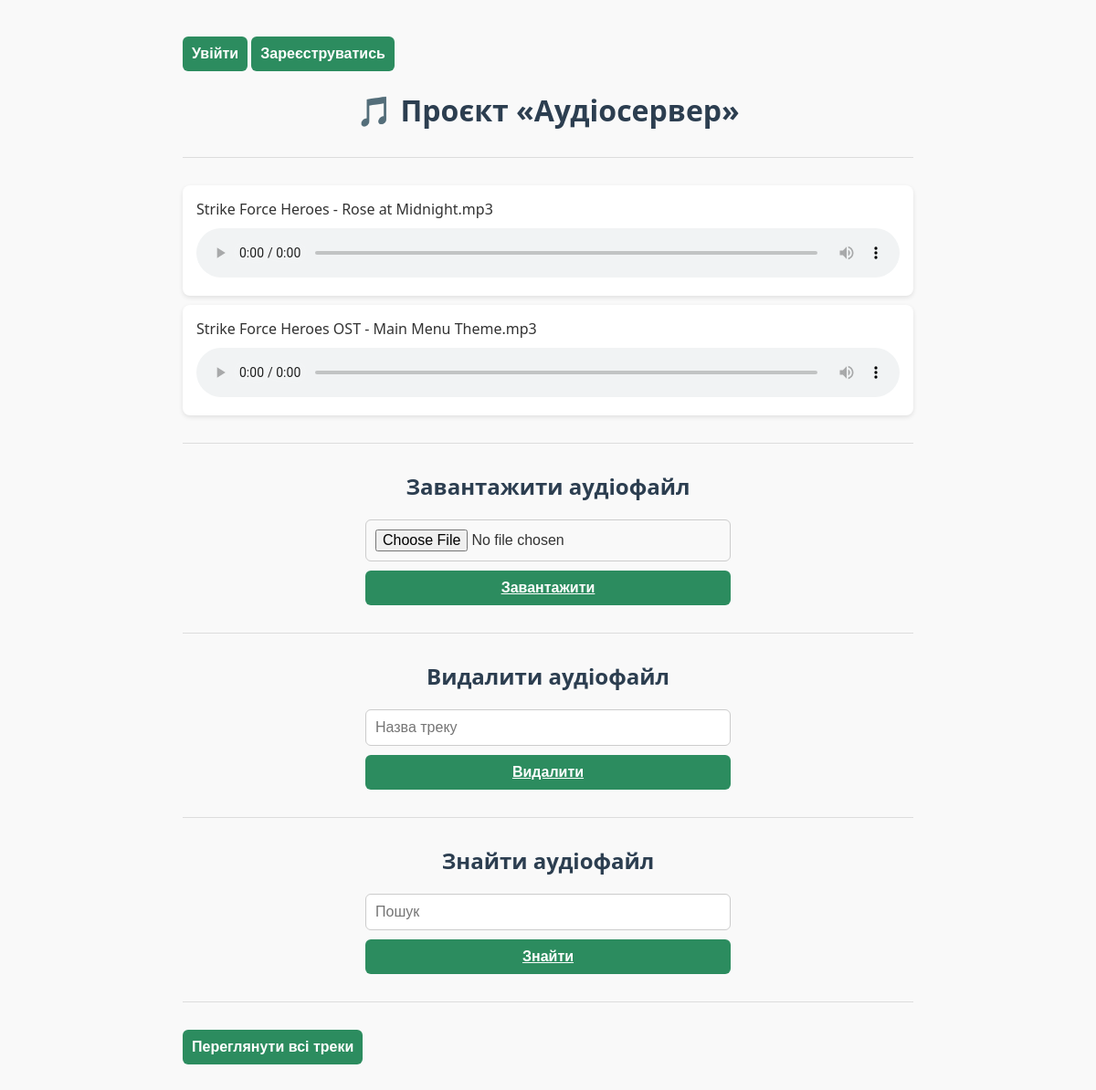
Before: / with the older database file.
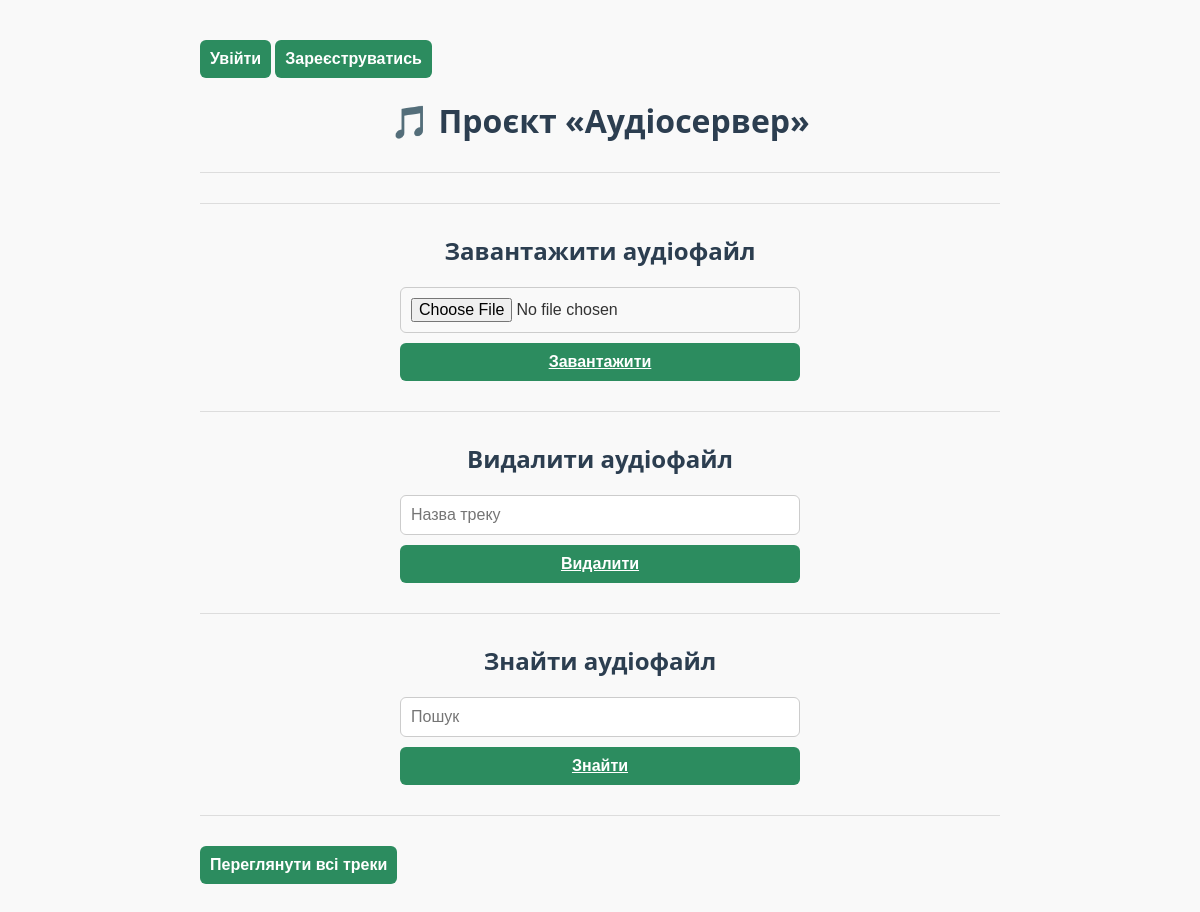
After: the same page with the newer database file.
### models/models.py (models this page shows)
class Track(Base):
    __tablename__ = "tracks"
    id = Column(Integer, primary_key=True, index=True)
    filename = Column(String, unique=True)
    title = Column(String, index=True)
    author_id = Column(Integer, ForeignKey("authors.id"))
    author = relationship("Author", back_populates="tracks")
    playlists = relationship("Playlist", secondary=playlist_track, back_populates="tracks")

### main.py (the view)
@app.get("/", response_class=HTMLResponse)
def read_index(request: Request):
    db = next(get_db())
    tracks = db.query(Track).all()
    token = request.cookies.get("access_token")
    user = None
    if token:
        try:
            payload = jwt.decode(token, SECRET_KEY, algorithms=[ALGORITHM])
            username: str | None = payload.get("sub")
            if username:
                user = db.query(User).filter(User.username == username).first()
        except JWTError:
            pass  # токен недействителен — считаем, что пользователь не авторизован
    return templates.TemplateResponse("index.html", {"request": request, "tracks": tracks, "user": user})

### templates/index.html (shortened to what this page needs)
<!DOCTYPE html>
<html>
  <head>
    <link rel="stylesheet" href="/static/css/styles.css">
  </head>
  <body>
  {% if request.url.path == "/" %}
    {% if user %}
      <p>Привіт, {{ user.username }}!</p>
      <a href="/logout"><button type="button">Вийти</button></a>
    {% else %}
      <a href="/login"><button type="button">Увійти</button></a>
      <a href="/register"><button type="button">Зареєструватись</button></a>
    {% endif %}
  {% endif %}
    <h1>🎵 Проєкт «Аудіосервер»</h1>
    <hr>
    <ul>
        {% for track in tracks %}
            <li>
                {{ track.filename }}
                <audio controls>
                    <source src ="/static/uploads/{{ track.filename }}" type="audio/mpeg">
                </audio>
            </li>
        {% endfor %}
    </ul>
    <hr>
    <h2>Завантажити аудіофайл</h2>
    <form action="/add" method="post" enctype="multipart/form-data">
        <input type="file" name="file" required>
        <button type="submit"><b><u>Завантажити</u></b></button>
    </form>
  <hr>
    <h2>Видалити аудіофайл</h2>
    <form action="/delete" method="post">
        <input type="text" name="name" placeholder="Назва треку" required>
        <button type="submit"><b><u>Видалити</u></b></button>
    </form>
  <hr>
    <h2>Знайти аудіофайл</h2>
    <form action="/search" method="get">
        <input type="text" name="query" placeholder="Пошук" required>
        <button type="submit"><b><u>Знайти</u></b></button>
    </form>
  <hr>
    <a href="/tracks/list">
      <button type="button">Переглянути всі треки</button>
    </a>
  </body>
</html>

### static/css/styles.css (style rules this page uses)
body { background-color: #f9f9f9; font-family: "Segoe UI", Tahoma, Geneva, Verdana, sans-serif; margin: 40px auto; max-width: 800px; color: #333; }
h1, h2 { text-align: center; color: #2c3e50; }
hr { border: none; border-top: 1px solid #ddd; margin: 30px 0; }
form { display: flex; flex-direction: column; gap: 10px; margin: 0 auto; max-width: 400px; }
input[type="file"], input[type="text"] { padding: 10px; border-radius: 6px; border: 1px solid #ccc; font-size: 16px; }
button { background-color: #2c8c5f; color: white; border: none; padding: 10px; font-weight: bold; font-size: 16px; border-radius: 6px; cursor: pointer; transition: background-color 0.3s; }

Changed rows visible on the page:
removed Track: filename "Strike Force Heroes - Rose at Midnight.mp3"
removed Track: filename "Strike Force Heroes OST - Main Menu Theme.mp3"
